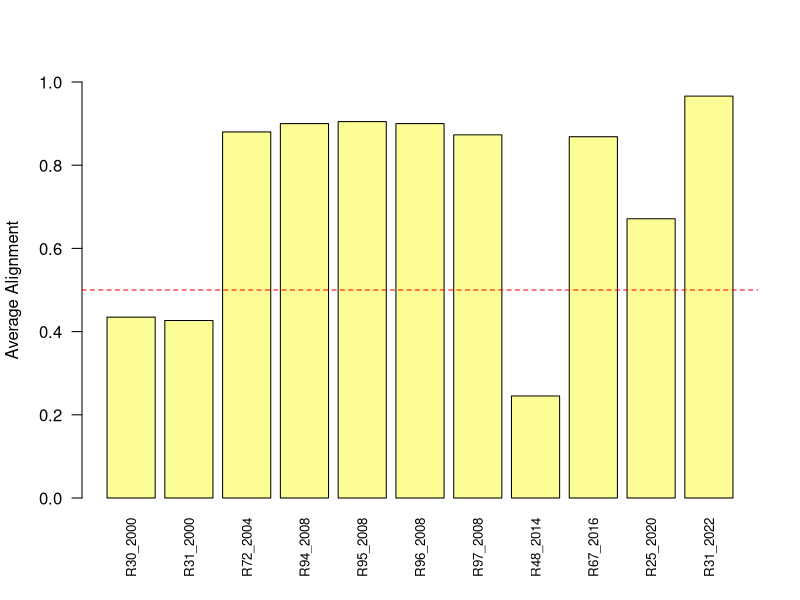

Source code (R):
library(sf)
library(ggplot2)
#setwd() #change to dir with indexed votes file
indexed_data <- read.csv("indexed_votes.csv")

just_refs <- indexed_data[, -1]
averages <- colMeans(just_refs, na.rm = TRUE)
just_refs$Average_Ref <- rowMeans(just_refs, na.rm = TRUE)

# Create a new dataframe with averages
averages_df <- data.frame(
  Variable = names(averages),
  Average = averages
)

# Extract the last 4 letters of each value in the first row
last_four_letters <- substr(averages_df[, 1],
                            nchar(averages_df[, 1]) - 3,
                            nchar(averages_df[, 1]))

# Order the columns based on the last 4 letters
averages_df <- averages_df[order(last_four_letters), ]
averages_df <- na.omit(averages_df)

barplot(averages_df$Average,
        names.arg = averages_df$Variable,
        col = "#FDFD96",
        ylab = "Average Alignment",
        cex.names = 0.8,
        las = 2,
        ylim = c(0, 1))
abline(h = 0.5, col = "red", lty = 2)
